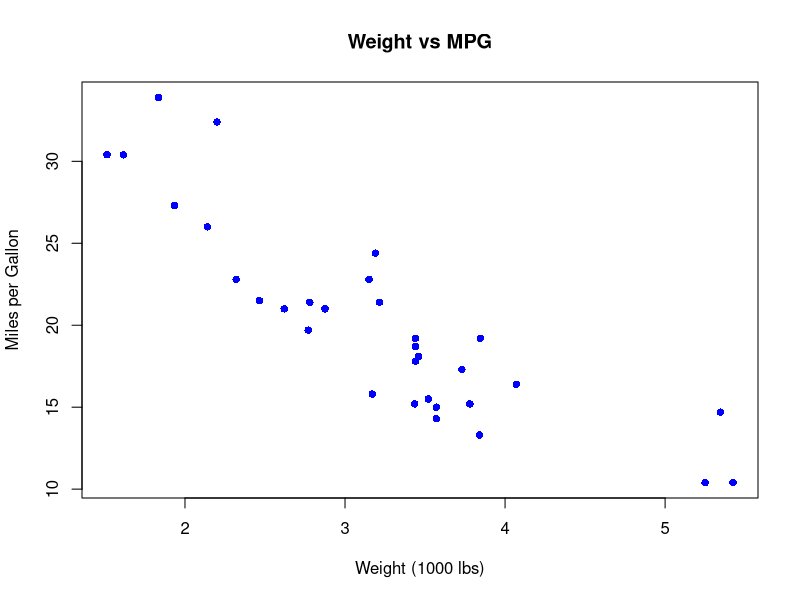
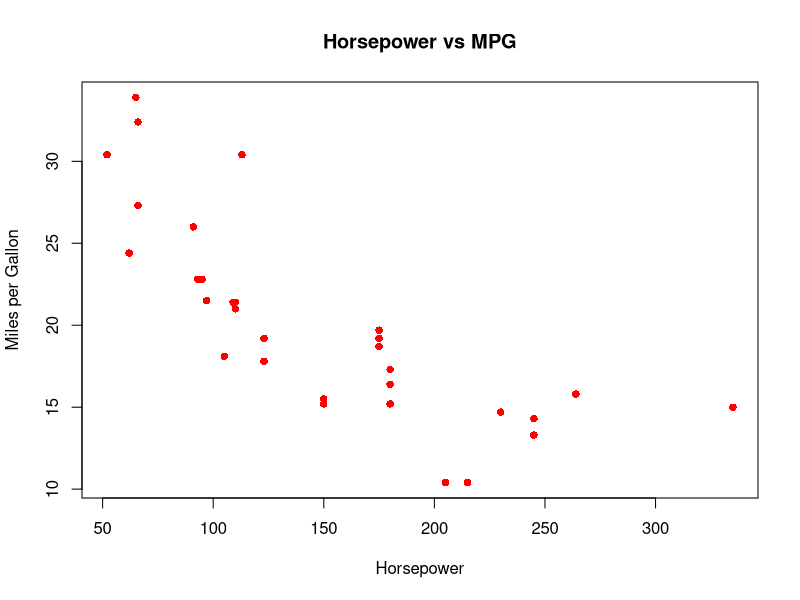
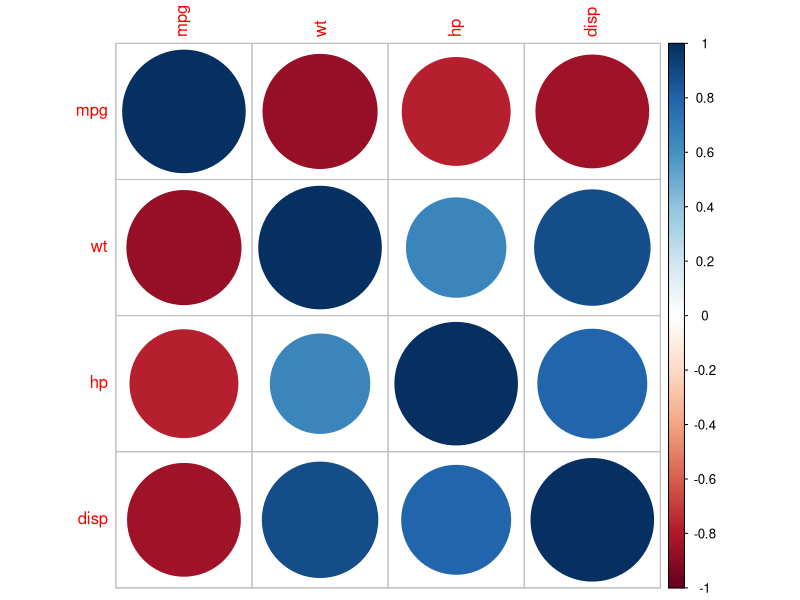

R code for these plots, in order: (Note: this script raises an error after producing the figures.)
#Load the dataset
data(mtcars)

# 2. T-TEST: COMPARING TWO GROUPS
# Research Question: Do automatic and manual transmission cars have different MPG?
# 0 = automatic, 1 = manual
table(mtcars$am)  
# Check mean MPG for each group
tapply(mtcars$mpg, mtcars$am, mean) 

# Independent samples t-test
# Compare mpg between automatic (am=0) and manual (am=1) transmission cars
t_test_result <- t.test(mpg ~ am, data = mtcars)
print(t_test_result)

# One-sample t-test: Is average MPG different from 20?
t_test_one_sample <- t.test(mtcars$mpg, mu = 20)
print(t_test_one_sample)


# 3. ONE-WAY ANOVA: COMPARING THREE OR MORE GROUPS
# Research Question: Do different cylinder types (4, 6, 8) have different MPG?
# Check mean MPG by cylinder count
tapply(mtcars$mpg, mtcars$cyl, mean) 

# One-way ANOVA: Testing if mean MPG differs across cylinder groups
anova_result <- aov(mpg ~ cyl, data = mtcars)
summary(anova_result)

# 4. PEARSON CORRELATION: LINEAR RELATIONSHIP BETWEEN TWO CONTINUOUS VARIABLES
# Is there a linear relationship between weight and MPG?

# Scatter plot to visualize relationship
plot(mtcars$wt, mtcars$mpg, 
     main = "Weight vs MPG",
     xlab = "Weight (1000 lbs)",
     ylab = "Miles per Gallon",
     pch = 16, col = "blue")

# Pearson correlation test
pearson_result <- cor.test(mtcars$wt, mtcars$mpg, 
                           method = "pearson")

print(pearson_result)


# Just get correlation coefficient without test
cor(mtcars$wt, mtcars$mpg, method = "pearson")

# 5. SPEARMAN CORRELATION: MONOTONIC RELATIONSHIP (NON-PARAMETRIC)
# Research Question: Is there a monotonic relationship between horsepower and MPG?
# Scatter plot
plot(mtcars$hp, mtcars$mpg,
     main = "Horsepower vs MPG",
     xlab = "Horsepower",
     ylab = "Miles per Gallon",
     pch = 16, col = "red")

# Spearman correlation test (rank-based, doesn't assume linearity)
spearman_result <- cor.test(mtcars$hp, mtcars$mpg,
                            method = "spearman")

print(spearman_result)

# Create correlation matrix for multiple variables
correlation_matrix <- cor(mtcars[, c("mpg", "wt", "hp", "disp")])
print(correlation_matrix)

# Visualize with corrplot package (if installed)
# install.packages("corrplot")  # Run if not installed
library(corrplot)
corrplot(correlation_matrix, method = "circle")


library(MASS)      # Contains Boston dataset
data(Boston)
summary(Boston)

# 6. DATA VISUALIZATION - EXPLORE RELATIONSHIPS
# Scatter plot: Rooms vs Price
ggplot(Boston, aes(x = rm, y = medv)) +
  geom_point(alpha = 0.6) +
  geom_smooth(method = "lm", se = FALSE, color = "blue") +
  labs(title = "Relationship: Rooms vs House Price",
       x = "Average Rooms per Dwelling",
       y = "Median House Value ($1000s)")

# Scatter plot: Crime vs Price
ggplot(Boston, aes(x = crim, y = medv)) +
  geom_point(alpha = 0.6) +
  geom_smooth(method = "lm", se = FALSE, color = "red") +
  labs(title = "Relationship: Crime Rate vs House Price",
       x = "Per Capita Crime Rate",
       y = "Median House Value ($1000s)")

# Create crime rate categories for visualization
Boston <- Boston %>%
  mutate(crime_category = case_when(
    crim < 1 ~ "Low Crime",
    crim >= 1 & crim < 5 ~ "Medium Crime", 
    crim >= 5 ~ "High Crime"
  ))

# Plot showing interaction visually
ggplot(Boston, aes(x = rm, y = medv, color = crime_category)) +
  geom_point(alpha = 0.6) +
  geom_smooth(method = "lm", se = FALSE) +
  labs(title = "Rooms vs Price by Crime Level (Interaction Visualization)",
       x = "Average Rooms per Dwelling",
       y = "Median House Value ($1000s)",
       color = "Crime Level") +
  theme_minimal()

# 7. SIMPLE LINEAR REGRESSION (NO INTERACTION)
# Model 1: Only main effects (no interaction)
model_simple <- lm(medv ~ rm + crim, data = Boston)

# Display results
summary(model_simple)

# Get coefficient estimates and 95% Confidence Intervals
confint_simple <- confint(model_simple, level = 0.95)
print(confint_simple)


# Model 2: With interaction between rooms and crime rate
# The '*' operator automatically includes main effects AND interaction
model_interaction <- lm(medv ~ rm * crim, data = Boston)
summary(model_interaction)

# Manual calculation of 95%CI

# Get coefficient estimates
coefficients <- coef(model_interaction)
print(coefficients)

# Get standard errors
std_errors <- summary(model_interaction)$coefficients[, "Std. Error"]
print(std_errors)

# Get degrees of freedom
df_residual <- df.residual(model_interaction)

# Get critical t-value for 95% CI (two-tailed)
t_critical <- qt(0.975, df = df_residual)

# Calculate confidence intervals manually
CI_lower <- coefficients - t_critical * std_errors
CI_upper <- coefficients + t_critical * std_errors

manual_CI <- cbind(CI_lower, CI_upper)
colnames(manual_CI) <- c("2.5 %", "97.5 %")
print(manual_CI)


# 8. Compare models with and without interaction USING LRT
anova_result <- anova(model_simple, model_interaction)
print(anova_result)

cat("\nInterpretation:\n")
if(anova_result$`Pr(>F)`[2] < 0.05) {
  cat("The interaction term significantly improves the model (p < 0.05)\n")
  cat("We should keep the interaction in the model.\n")
} else {
  cat("The interaction term does not significantly improve the model (p >= 0.05)\n")
  cat("We might prefer the simpler model without interaction.\n")
}

#9.Normality test
model <- lm(medv ~ rm + crim + ptratio, data = Boston)
residuals <- resid(model)
par(mfrow = c(1, 2))  # Set up 1x2 plotting area
# Plot 1: Basic QQ-plot
qqnorm(residuals, 
       main = "Basic QQ-Plot: Residuals Normality Check",
       pch = 16, col = "blue", cex = 0.8)
qqline(residuals, col = "red", lwd = 2)
plot_data <- data.frame(Residuals = residuals)

# Enhanced QQ-plot with ggplot2
ggplot(plot_data, aes(sample = Residuals)) +
  stat_qq(size = 2, alpha = 0.6, color = "blue") +
  stat_qq_line(color = "red", linewidth = 1) +
  labs(title = "Enhanced QQ-Plot: Normality Check of Residuals",
       subtitle = "Boston Housing Regression Model",
       x = "Theoretical Quantiles (Normal Distribution)",
       y = "Sample Quantiles (Residuals)") +
  theme_minimal() +
  theme(plot.title = element_text(face = "bold"))

par(mfrow = c(2, 2))
# 1. Our actual residuals
qqnorm(residuals, main = "Our Model: Slightly Heavy Tails", pch = 16)
qqline(residuals, col = "red")

# 2. Perfect normal data for comparison
perfect_normal <- rnorm(500)
qqnorm(perfect_normal, main = "Perfect Normal Data", pch = 16)
qqline(perfect_normal, col = "red")

# 3. Right-skewed data
right_skewed <- rgamma(500, shape = 2)
qqnorm(right_skewed, main = "Right-Skewed Data", pch = 16)
qqline(right_skewed, col = "red")

# 4. Heavy-tailed data
heavy_tailed <- rt(500, df = 3)
qqnorm(heavy_tailed, main = "Heavy-Tailed Data", pch = 16)
qqline(heavy_tailed, col = "red")
